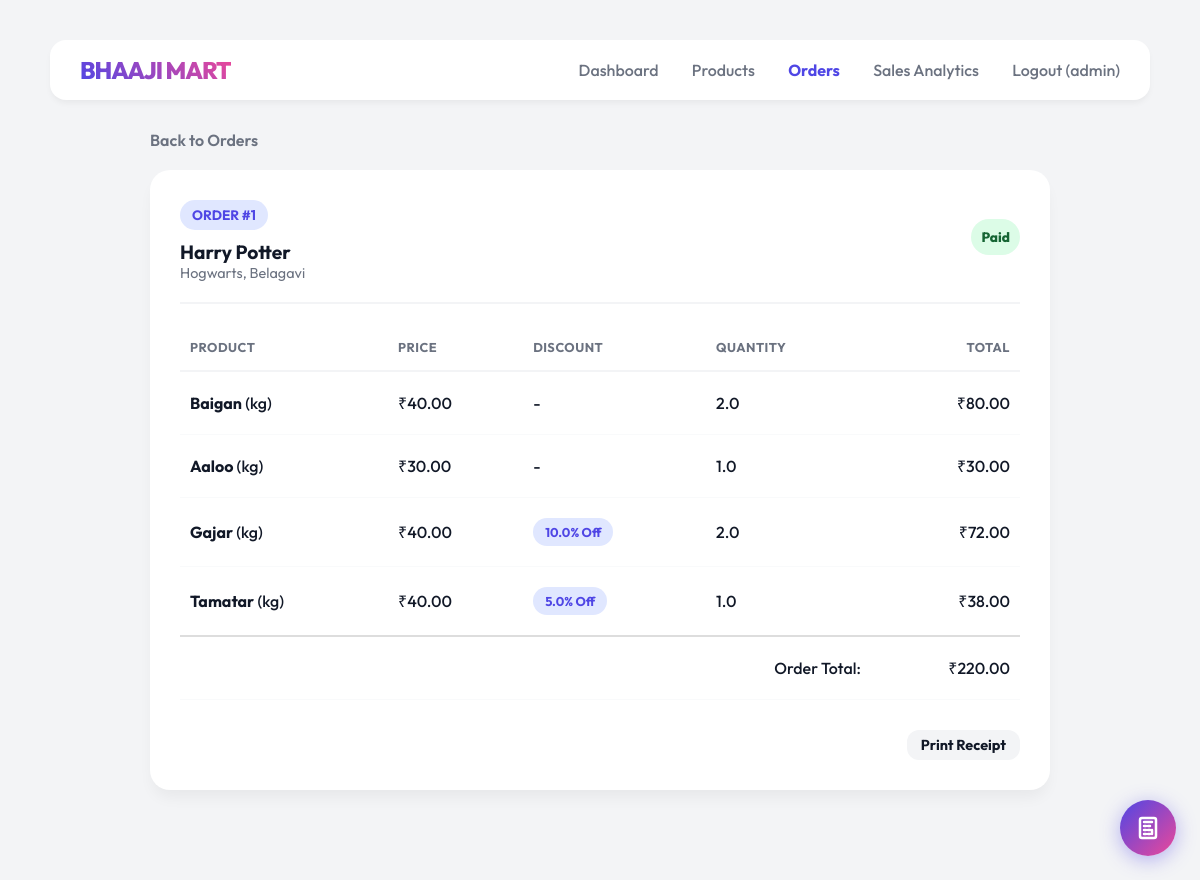
The app's page /order/1 (signed in), older data.
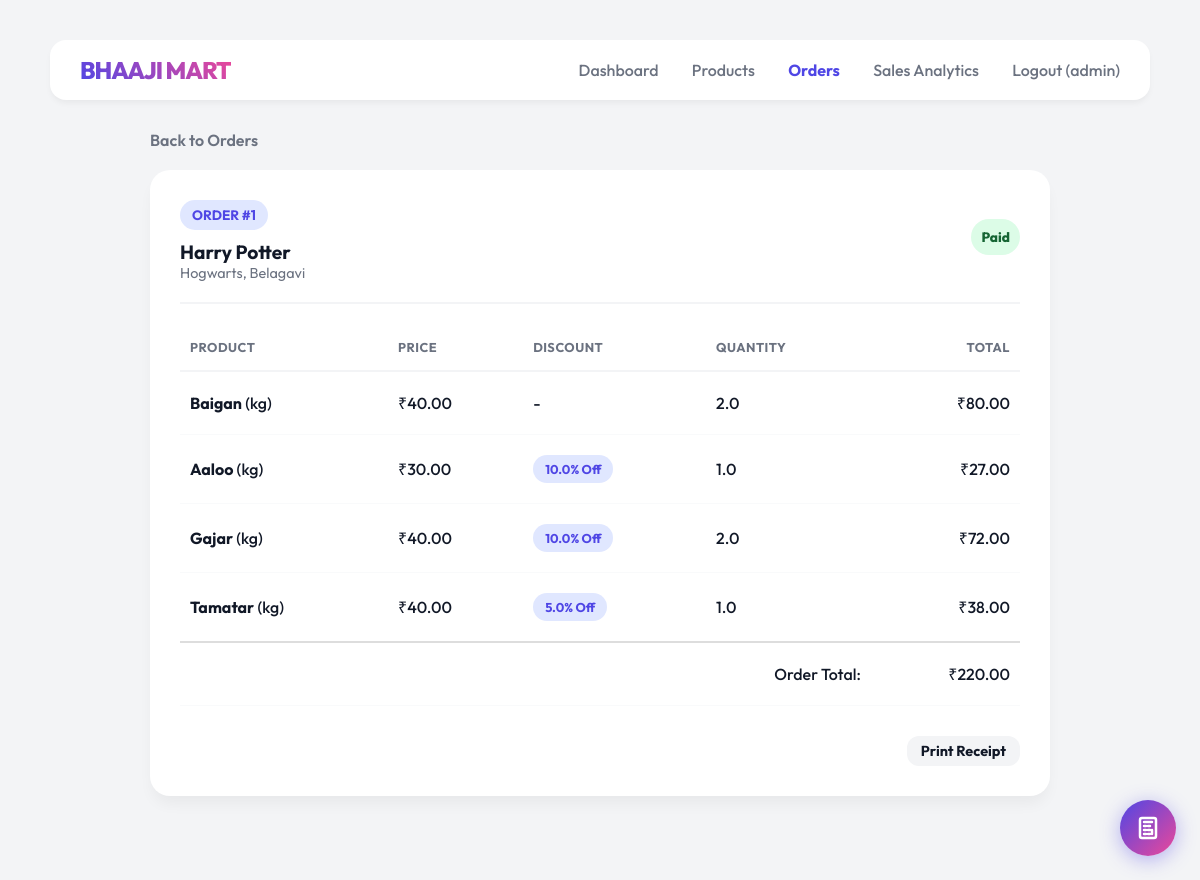
The same page, newer data.
### tables this page shows
CREATE TABLE order_details (
        id INTEGER PRIMARY KEY AUTOINCREMENT,
        order_id INTEGER,
        product_id INTEGER,
        quantity REAL,
        FOREIGN KEY(order_id) REFERENCES orders(order_id),
        FOREIGN KEY(product_id) REFERENCES products(product_id)
    );

CREATE TABLE products (
        product_id INTEGER PRIMARY KEY AUTOINCREMENT,
        name TEXT NOT NULL,
        price REAL NOT NULL,
        unit TEXT NOT NULL,
        stock REAL NOT NULL DEFAULT 0 CHECK(stock >= 0),
        discount REAL NOT NULL DEFAULT 0 CHECK(discount >= 0 AND discount <= 100)
    , image_url TEXT);

### backend/app.py (the view)
@app.route("/order/<int:order_id>")
@login_required
def order_details(order_id):
    if current_user.role == 'customer':
        order = get_order(order_id, current_user.id)
        back_url = url_for('my_orders')
    else:
        order = get_order(order_id)
        back_url = url_for('admin_orders')
    if not order:
        abort(404)
    details = get_order_details(order_id)
    return render_template("order_details.html", details=details, order=order, back_url=back_url)

### backend/app.py (called while the page is built)
@login_manager.user_loader
def load_user(user_id):
    conn = get_connection()
    user_data = conn.execute("SELECT * FROM users WHERE id = ?", (user_id,)).fetchone()
    conn.close()
    if user_data:
        return User(user_data['id'], user_data['username'], user_data['password_hash'], user_data['role'])
    return None

@app.context_processor
def inject_cart_count():
    if current_user.is_authenticated and current_user.role == 'customer':
        return {"cart_count": get_cart_count(current_user.id)}
    return {"cart_count": 0}

### backend/db.py (called while the page is built)
def get_connection():
    conn = sqlite3.connect(DB_NAME)
    conn.row_factory = sqlite3.Row
    return conn

### backend/orders.py (called while the page is built)
def get_order_details(order_id):
    conn = get_connection()
    details = conn.execute("""
        SELECT p.name, p.price, p.unit, p.discount, od.quantity
        FROM order_details od
        JOIN products p ON od.product_id = p.product_id
        WHERE od.order_id = ?
    """, (order_id,)).fetchall()
    conn.close()
    return details

### templates/order_details.html (shortened to what this page needs)
{% extends "base.html" %}
{% block content %}
<div class="container" style="max-width: 900px;">
    <div style="margin-bottom: 20px;">
        <a href="{{ back_url }}" style="text-decoration: none; color: var(--text-sub); font-weight: 600;">
            Back to Orders
        </a>
    </div>
    <div class="main-content">
        <div class="flex-between"
            style="border-bottom: 2px solid var(--bg-color); padding-bottom: 20px; margin-bottom: 20px;">
            <div>
                <span class="tag">ORDER #{{ order.order_id }}</span>
                <div style="margin-top: 10px; font-weight: bold; font-size: 1.2em;">
                    {{ order.customer_name }}
                </div>
                <div style="color: var(--text-sub); font-size: 0.9em;">
                    {{ order.customer_address }}
                </div>
            </div>
            <div style="text-align: right;">
                <div style="margin-bottom: 8px;">
                    <span class="stock-pill {% if order.payment_status == 'Paid' %}stock-in{% else %}stock-pending{% endif %}">
                        {{ order.payment_status or "Pending" }}
                    </span>
                </div>
            </div>
        </div>
        <table style="margin-bottom: 30px;">
            <thead>
                <tr>
                    <th>Product</th>
                    <th>Price</th>
                    <th>Discount</th>
                    <th>Quantity</th>
                    <th class="text-right">Total</th>
                </tr>
            </thead>
            <tbody>
                {% for item in details %}
                {% set discounted_price = item.price * (1 - item.discount / 100) %}
                {% set line_total = discounted_price * item.quantity %}
                <tr>
                    <td><strong>{{ item.name }}</strong> ({{ item.unit }})</td>
                    <td>&#8377;{{ "%.2f"|format(item.price) }}</td>
                    <td>
                        {% if item.discount > 0 %}
                        <span class="tag" style="font-size: 0.8em;">{{ item.discount }}% Off</span>
                        {% else %}
                        -
                        {% endif %}
                    </td>
                    <td>{{ item.quantity }}</td>
                    <td class="text-right">&#8377;{{ "%.2f"|format(line_total) }}</td>
                </tr>
                {% endfor %}
                <tr style="border-top: 2px solid #ddd; font-weight: bold;">
                    <td colspan="4" style="text-align: right;">Order Total:</td>
                    <td class="text-right">&#8377;{{ "%.2f"|format(order.total_amount or 0) }}</td>
                </tr>
            </tbody>
        </table>
        <div style="text-align: right;">
            <button onclick="window.print()" class="btn btn-small btn-muted">Print Receipt</button>
        </div>
    </div>
</div>
{% endblock %}

Row changes from the older to the newer data that the page shows:
changed through a linked row, order_details "Aaloo": discount (not shown) → "10.0"; line_total "30.00" → "27.00"; text "-" → "% Off"
changed products (number 2 of 4 on the later page): discount 0 → 10 (drawn)
